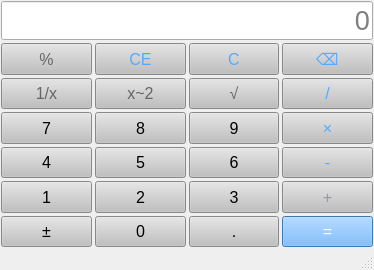
<?xml version="1.0" encoding="UTF-8"?>
<ui version="4.0">
 <class>MainWindow</class>
 <widget class="QMainWindow" name="MainWindow">
  <property name="geometry">
   <rect>
    <x>0</x>
    <y>0</y>
    <width>374</width>
    <height>270</height>
   </rect>
  </property>
  <property name="windowTitle">
   <string>王惠灵2022414040133</string>
  </property>
  <property name="styleSheet">
   <string notr="true">QPushButton{
background-color: rgb(192,192,192);
font-size:12pt;
}

QPushButton::hover{
background-color: rgba(50,50,50,100);
color:black
}

QPushButton::pressed
{
background-color: white;
color:black
}

QLineEdit
{
font-size:20pt;
}</string>
  </property>
  <widget class="QWidget" name="centralwidget">
   <layout class="QVBoxLayout" name="verticalLayout">
    <property name="spacing">
     <number>3</number>
    </property>
    <property name="leftMargin">
     <number>1</number>
    </property>
    <property name="topMargin">
     <number>1</number>
    </property>
    <property name="rightMargin">
     <number>1</number>
    </property>
    <property name="bottomMargin">
     <number>1</number>
    </property>
    <item>
     <layout class="QGridLayout" name="gridLayout">
      <item row="1" column="3">
       <widget class="QPushButton" name="btnDel">
        <property name="sizePolicy">
         <sizepolicy hsizetype="Minimum" vsizetype="Minimum">
          <horstretch>0</horstretch>
          <verstretch>0</verstretch>
         </sizepolicy>
        </property>
        <property name="styleSheet">
         <string notr="true">font: 12pt &quot;黑体&quot;;
color: rgb(85, 170, 255);
background-color: rgb(191, 191, 191);</string>
        </property>
        <property name="text">
         <string>⌫</string>
        </property>
       </widget>
      </item>
      <item row="2" column="0">
       <widget class="QPushButton" name="btnInverse">
        <property name="sizePolicy">
         <sizepolicy hsizetype="Minimum" vsizetype="Minimum">
          <horstretch>0</horstretch>
          <verstretch>0</verstretch>
         </sizepolicy>
        </property>
        <property name="styleSheet">
         <string notr="true">font: 12pt &quot;黑体&quot;;
color: rgb(101, 101, 101);
background-color: rgb(191, 191, 191);</string>
        </property>
        <property name="text">
         <string>1/x</string>
        </property>
       </widget>
      </item>
      <item row="5" column="1">
       <widget class="QPushButton" name="btnNum2">
        <property name="sizePolicy">
         <sizepolicy hsizetype="Minimum" vsizetype="Minimum">
          <horstretch>0</horstretch>
          <verstretch>0</verstretch>
         </sizepolicy>
        </property>
        <property name="text">
         <string>2</string>
        </property>
       </widget>
      </item>
      <item row="1" column="2">
       <widget class="QPushButton" name="btnClearAll">
        <property name="sizePolicy">
         <sizepolicy hsizetype="Minimum" vsizetype="Minimum">
          <horstretch>0</horstretch>
          <verstretch>0</verstretch>
         </sizepolicy>
        </property>
        <property name="styleSheet">
         <string notr="true">font: 12pt &quot;黑体&quot;;
color: rgb(85, 170, 255);
background-color: rgb(191, 191, 191);</string>
        </property>
        <property name="text">
         <string>C</string>
        </property>
       </widget>
      </item>
      <item row="4" column="1">
       <widget class="QPushButton" name="btnNum5">
        <property name="sizePolicy">
         <sizepolicy hsizetype="Minimum" vsizetype="Minimum">
          <horstretch>0</horstretch>
          <verstretch>0</verstretch>
         </sizepolicy>
        </property>
        <property name="text">
         <string>5</string>
        </property>
       </widget>
      </item>
      <item row="3" column="3">
       <widget class="QPushButton" name="btnMultiple">
        <property name="sizePolicy">
         <sizepolicy hsizetype="Minimum" vsizetype="Minimum">
          <horstretch>0</horstretch>
          <verstretch>0</verstretch>
         </sizepolicy>
        </property>
        <property name="styleSheet">
         <string notr="true">font: 12pt &quot;黑体&quot;;
color: rgb(85, 170, 255);
background-color: rgb(191, 191, 191);</string>
        </property>
        <property name="text">
         <string>×</string>
        </property>
       </widget>
      </item>
      <item row="4" column="3">
       <widget class="QPushButton" name="btnMinus">
        <property name="sizePolicy">
         <sizepolicy hsizetype="Minimum" vsizetype="Minimum">
          <horstretch>0</horstretch>
          <verstretch>0</verstretch>
         </sizepolicy>
        </property>
        <property name="styleSheet">
         <string notr="true">font: 12pt &quot;黑体&quot;;
color: rgb(85, 170, 255);
background-color: rgb(191, 191, 191);</string>
        </property>
        <property name="text">
         <string>-</string>
        </property>
       </widget>
      </item>
      <item row="2" column="1">
       <widget class="QPushButton" name="btnSquare">
        <property name="sizePolicy">
         <sizepolicy hsizetype="Minimum" vsizetype="Minimum">
          <horstretch>0</horstretch>
          <verstretch>0</verstretch>
         </sizepolicy>
        </property>
        <property name="styleSheet">
         <string notr="true">font: 12pt &quot;黑体&quot;;
color: rgb(101, 101, 101);
background-color: rgb(191, 191, 191);</string>
        </property>
        <property name="text">
         <string>x~2</string>
        </property>
       </widget>
      </item>
      <item row="5" column="3">
       <widget class="QPushButton" name="btnPlus">
        <property name="sizePolicy">
         <sizepolicy hsizetype="Minimum" vsizetype="Minimum">
          <horstretch>0</horstretch>
          <verstretch>0</verstretch>
         </sizepolicy>
        </property>
        <property name="styleSheet">
         <string notr="true">font: 12pt &quot;黑体&quot;;
color: rgb(85, 170, 255);
background-color: rgb(191, 191, 191);</string>
        </property>
        <property name="text">
         <string>+</string>
        </property>
       </widget>
      </item>
      <item row="5" column="2">
       <widget class="QPushButton" name="btnNum3">
        <property name="sizePolicy">
         <sizepolicy hsizetype="Minimum" vsizetype="Minimum">
          <horstretch>0</horstretch>
          <verstretch>0</verstretch>
         </sizepolicy>
        </property>
        <property name="text">
         <string>3</string>
        </property>
       </widget>
      </item>
      <item row="6" column="0">
       <widget class="QPushButton" name="btnSign">
        <property name="sizePolicy">
         <sizepolicy hsizetype="Minimum" vsizetype="Minimum">
          <horstretch>0</horstretch>
          <verstretch>0</verstretch>
         </sizepolicy>
        </property>
        <property name="text">
         <string>±</string>
        </property>
       </widget>
      </item>
      <item row="5" column="0">
       <widget class="QPushButton" name="btnNum1">
        <property name="sizePolicy">
         <sizepolicy hsizetype="Minimum" vsizetype="Minimum">
          <horstretch>0</horstretch>
          <verstretch>0</verstretch>
         </sizepolicy>
        </property>
        <property name="text">
         <string>1</string>
        </property>
       </widget>
      </item>
      <item row="3" column="0">
       <widget class="QPushButton" name="btnNum7">
        <property name="sizePolicy">
         <sizepolicy hsizetype="Minimum" vsizetype="Minimum">
          <horstretch>0</horstretch>
          <verstretch>0</verstretch>
         </sizepolicy>
        </property>
        <property name="text">
         <string>7</string>
        </property>
       </widget>
      </item>
      <item row="1" column="0">
       <widget class="QPushButton" name="btnPercentage">
        <property name="sizePolicy">
         <sizepolicy hsizetype="Minimum" vsizetype="Minimum">
          <horstretch>0</horstretch>
          <verstretch>0</verstretch>
         </sizepolicy>
        </property>
        <property name="styleSheet">
         <string notr="true">font: 12pt &quot;黑体&quot;;
color: rgb(101, 101, 101);
background-color: rgb(191, 191, 191);</string>
        </property>
        <property name="text">
         <string>%</string>
        </property>
       </widget>
      </item>
      <item row="3" column="2">
       <widget class="QPushButton" name="btnNum9">
        <property name="sizePolicy">
         <sizepolicy hsizetype="Minimum" vsizetype="Minimum">
          <horstretch>0</horstretch>
          <verstretch>0</verstretch>
         </sizepolicy>
        </property>
        <property name="text">
         <string>9</string>
        </property>
       </widget>
      </item>
      <item row="6" column="2">
       <widget class="QPushButton" name="btnPeriod">
        <property name="sizePolicy">
         <sizepolicy hsizetype="Minimum" vsizetype="Minimum">
          <horstretch>0</horstretch>
          <verstretch>0</verstretch>
         </sizepolicy>
        </property>
        <property name="text">
         <string>.</string>
        </property>
       </widget>
      </item>
      <item row="3" column="1">
       <widget class="QPushButton" name="btnNum8">
        <property name="sizePolicy">
         <sizepolicy hsizetype="Minimum" vsizetype="Minimum">
          <horstretch>0</horstretch>
          <verstretch>0</verstretch>
         </sizepolicy>
        </property>
        <property name="text">
         <string>8</string>
        </property>
       </widget>
      </item>
      <item row="1" column="1">
       <widget class="QPushButton" name="btnClear">
        <property name="sizePolicy">
         <sizepolicy hsizetype="Minimum" vsizetype="Minimum">
          <horstretch>0</horstretch>
          <verstretch>0</verstretch>
         </sizepolicy>
        </property>
        <property name="styleSheet">
         <string notr="true">font: 12pt &quot;黑体&quot;;
color: rgb(85, 170, 255);
background-color: rgb(191, 191, 191);</string>
        </property>
        <property name="text">
         <string>CE</string>
        </property>
       </widget>
      </item>
      <item row="4" column="2">
       <widget class="QPushButton" name="btnNum6">
        <property name="sizePolicy">
         <sizepolicy hsizetype="Minimum" vsizetype="Minimum">
          <horstretch>0</horstretch>
          <verstretch>0</verstretch>
         </sizepolicy>
        </property>
        <property name="text">
         <string>6</string>
        </property>
       </widget>
      </item>
      <item row="4" column="0">
       <widget class="QPushButton" name="btnNum4">
        <property name="sizePolicy">
         <sizepolicy hsizetype="Minimum" vsizetype="Minimum">
          <horstretch>0</horstretch>
          <verstretch>0</verstretch>
         </sizepolicy>
        </property>
        <property name="text">
         <string>4</string>
        </property>
       </widget>
      </item>
      <item row="2" column="3">
       <widget class="QPushButton" name="btnDivide">
        <property name="sizePolicy">
         <sizepolicy hsizetype="Minimum" vsizetype="Minimum">
          <horstretch>0</horstretch>
          <verstretch>0</verstretch>
         </sizepolicy>
        </property>
        <property name="styleSheet">
         <string notr="true">font: 12pt &quot;黑体&quot;;
color: rgb(85, 170, 255);
background-color: rgb(191, 191, 191);</string>
        </property>
        <property name="text">
         <string>/</string>
        </property>
       </widget>
      </item>
      <item row="6" column="3">
       <widget class="QPushButton" name="btnEqual">
        <property name="sizePolicy">
         <sizepolicy hsizetype="Minimum" vsizetype="Minimum">
          <horstretch>0</horstretch>
          <verstretch>0</verstretch>
         </sizepolicy>
        </property>
        <property name="styleSheet">
         <string notr="true">font: 12pt &quot;黑体&quot;;
color: rgb(255, 255, 255);
background-color: rgb(85, 170, 255);</string>
        </property>
        <property name="text">
         <string>=</string>
        </property>
       </widget>
      </item>
      <item row="2" column="2">
       <widget class="QPushButton" name="btnSqrt">
        <property name="sizePolicy">
         <sizepolicy hsizetype="Minimum" vsizetype="Minimum">
          <horstretch>0</horstretch>
          <verstretch>0</verstretch>
         </sizepolicy>
        </property>
        <property name="styleSheet">
         <string notr="true">font: 12pt &quot;黑体&quot;;
color: rgb(101, 101, 101);
background-color: rgb(191, 191, 191);</string>
        </property>
        <property name="text">
         <string>√</string>
        </property>
       </widget>
      </item>
      <item row="6" column="1">
       <widget class="QPushButton" name="btnNum0">
        <property name="sizePolicy">
         <sizepolicy hsizetype="Minimum" vsizetype="Minimum">
          <horstretch>0</horstretch>
          <verstretch>0</verstretch>
         </sizepolicy>
        </property>
        <property name="text">
         <string>0</string>
        </property>
       </widget>
      </item>
      <item row="0" column="0" colspan="4">
       <widget class="QLineEdit" name="display">
        <property name="sizePolicy">
         <sizepolicy hsizetype="Expanding" vsizetype="Minimum">
          <horstretch>0</horstretch>
          <verstretch>0</verstretch>
         </sizepolicy>
        </property>
        <property name="text">
         <string/>
        </property>
        <property name="alignment">
         <set>Qt::AlignRight|Qt::AlignTrailing|Qt::AlignVCenter</set>
        </property>
        <property name="placeholderText">
         <string>0</string>
        </property>
       </widget>
      </item>
     </layout>
    </item>
   </layout>
  </widget>
  <widget class="QMenuBar" name="menubar">
   <property name="geometry">
    <rect>
     <x>0</x>
     <y>0</y>
     <width>374</width>
     <height>21</height>
    </rect>
   </property>
  </widget>
  <widget class="QStatusBar" name="statusbar"/>
 </widget>
 <resources/>
 <connections/>
</ui>
